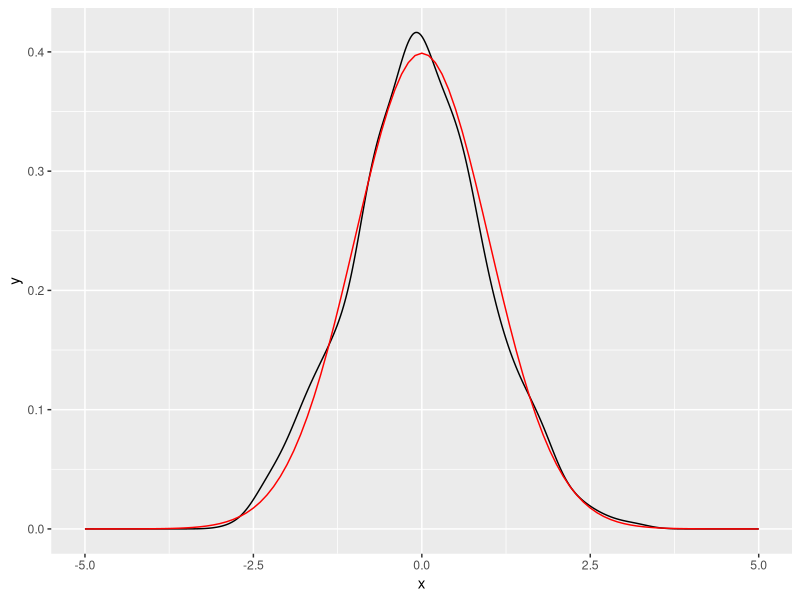

Write the R code that produced this figure.
## ---- chunk 1
summary(cars)
## ---- chunk 2
# plot(pressure)
# function plot is not available in fastR -- should use ggplot
## ---- chunk 3
library(ggplot2)
df <- data.frame(x = rnorm(1000))
x <- df$x
base <- ggplot(df, aes(x)) + geom_density()  + scale_x_continuous(limits = c(-5, 5))
base + stat_function(fun = dnorm, colour = "red")
